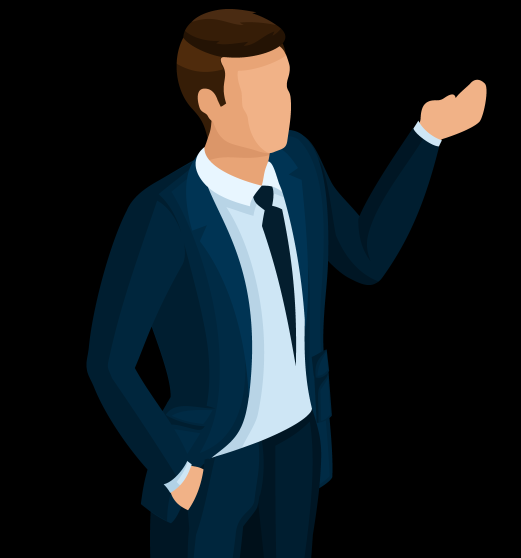
#> input picture opencv/photos/person.png, 1042 x 1116 px (shown at 1/2 size)
$ python read.py
#> lines starting #> are read from the running program, lines starting #| are printed output that depends on the picture; after the words box and inside, x2 and y2 are one past the last pixel; in counts of white or black regions, pixels touching at a corner belong together

import cv2 as cv

img = cv.imread('photos/person.png')
#> img is the input picture: shape (1116, 1042, 3); mean B, G, R 31.5, 27.7, 21

cv.imshow('person', img)

blur=cv.GaussianBlur(img,(3,3),cv.BORDER_DEFAULT)

#cv.imshow('blur',blur)

canny=cv.Canny(img,125,175)
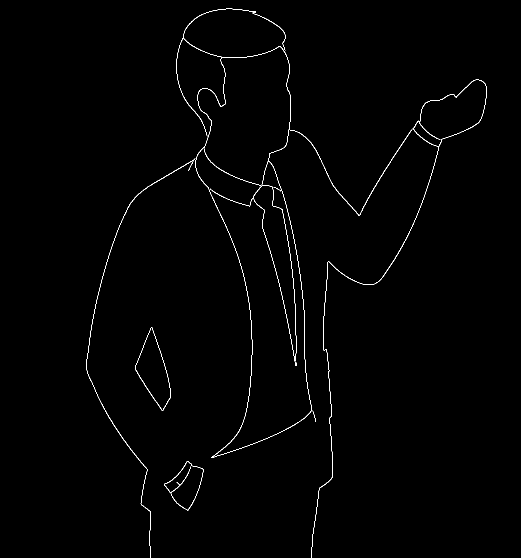
#> canny: shape (1116, 1042) (shown at 1/2 size); 0.7% white in thin lines or dots, all inside (x1, y1, x2, y2) = (172, 17, 973, 1116)

#cv.imshow('canny',canny);

blurrcanny=cv.Canny(blur,125,175)
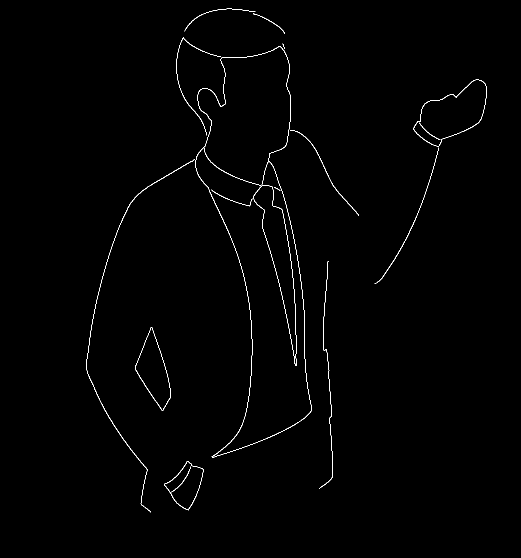
#> blurrcanny: shape (1116, 1042) (shown at 1/2 size); 0.65% white in thin lines or dots, all inside (x1, y1, x2, y2) = (172, 17, 973, 1025)

#cv.imshow('blurrcanny ', blurrcanny)

gray=cv.cvtColor(img,cv.COLOR_BGR2GRAY)
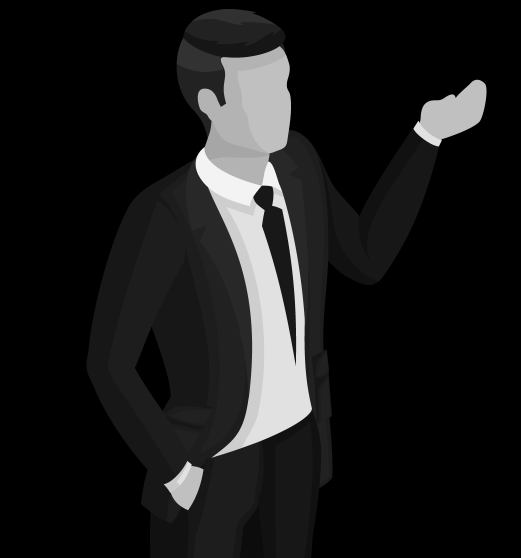
#> gray: shape (1116, 1042) (shown at 1/2 size); min 0, max 243, mean 26.1

#cv.imshow('gray',gray)

hsv=cv.cvtColor(img,cv.COLOR_BGR2HSV_FULL)
#> hsv: shape (1116, 1042, 3); mean H, S, V 45.1, 76.5, 37.1
cv.imshow('hsv',hsv)


# [18 lines of commented-out code are left out]

cv.waitKey(0)
